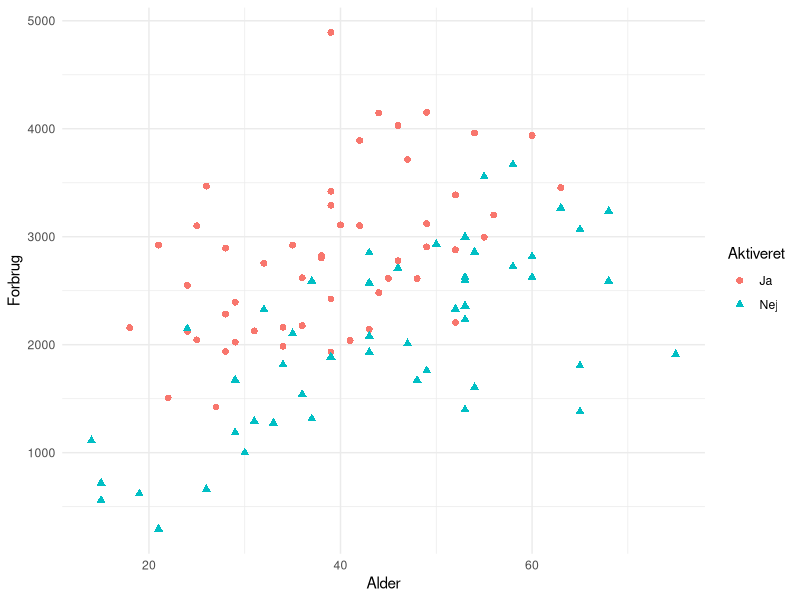
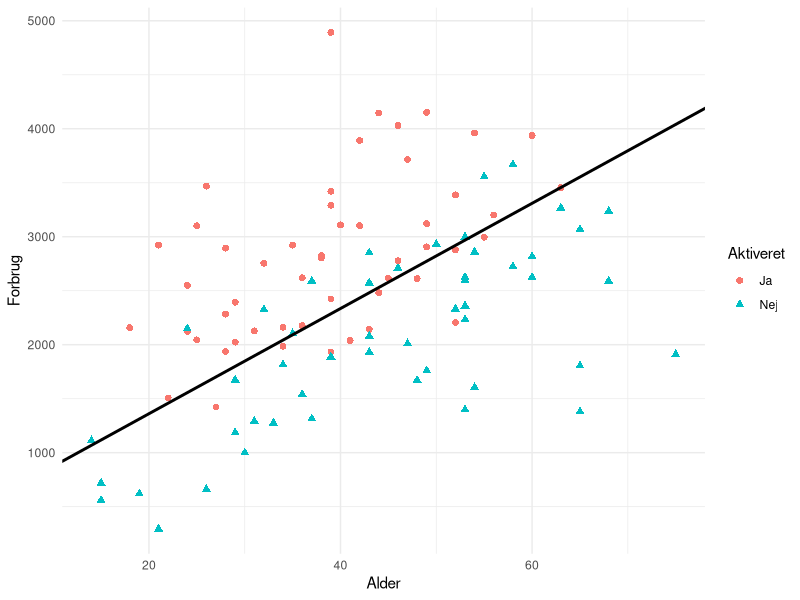

Recreate these plots in R, in order.
## ---- chunk 1
#| echo: false
#| message: false
#| fig-cap: Fiktivt datasæt som viser 100 Good Food kunders alder og forbrug. Hvert punkt, som repræsenterer en kunde, er farvet rødt, hvis kunden har aktiveret tilbudet og blåt ellers.
#| label: fig-alder_vs_forbrug
library(ggplot2)
N <- 100
set.seed(42)
alder <- 13 + round(70*rbeta(N, 2, 3))
mu_forbrug <- ifelse(alder<40, 70*alder, 3000)
forbrug <- round(rnorm(N, mu_forbrug, sd = 800))
mu <- -2*scale(alder) + 2*scale(forbrug)
prob <- exp(mu)/(1+exp(mu))
dat <- data.frame(Alder = alder, Forbrug = forbrug, prob, 
                  Aktiveret = factor(ifelse(rbinom(N, size = 1, prob = prob), "Ja", "Nej")))
# summary(dat)
fig <- ggplot(dat, aes(Alder, Forbrug, color = Aktiveret, shape = Aktiveret)) +
  theme_minimal() +
  geom_point(size = 2)
fig
# source("adaline.R")
# out <- adaline(Aktiveret ~ Alder + Forbrug, data = dat)
# out$w
#          bias         Alder       Forbrug 
# -0.2975679652 -0.0374751270  0.0007693097 
## ---- chunk 2
#| echo: false
#| message: false
#| fig-cap: Fiktivt datasæt som viser 100 Good Food kunders alder og forbrug. Hvert punkt, som repræsenterer en kunde, er farvet rødt, hvis kunden har aktiveret tilbudet og blåt ellers. Samtidig er den linje indtegnet, som fås ved at bruge et simpelt neuralt netværk på data.
#| label: fig-alder_vs_forbrug2
w0 <-  -0.2975679652
w1 <- -0.0374751270
w2 <- 0.0007693097
fig + geom_abline(slope=-w1/w2,intercept=-w0/w2,size=1)
# source("adaline.R")
# out <- adaline(Aktiveret ~ Alder + Forbrug, data = dat)
# out$w
#          bias         Alder       Forbrug 
# -0.2975679652 -0.0374751270  0.0007693097 
